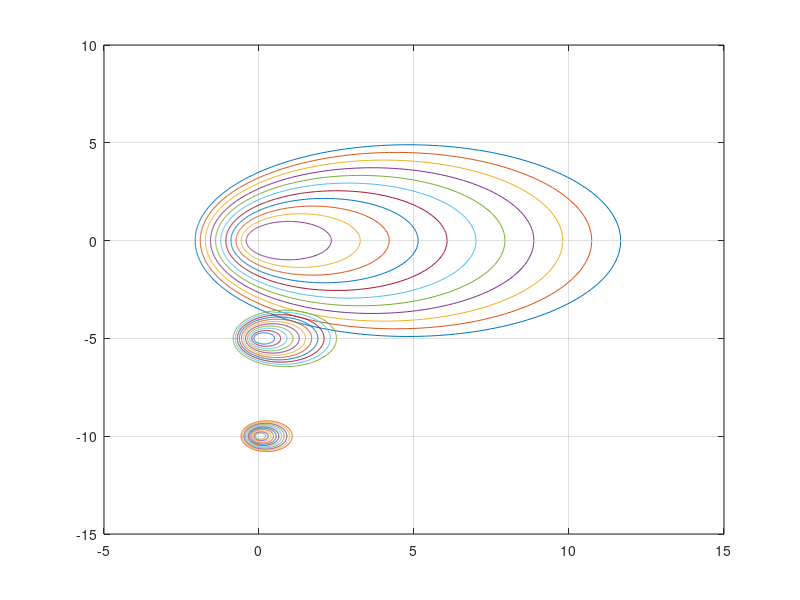

Source code (MATLAB):
clc
clear all
close all

for force = 0:1:10
    rho = -1 * (force/10 * (1-0.2)-1);
    for i = 1:1:361
        response(i) = (rho*10*0.7*0.5) / (1-0.7*cos((i-1) * 3.14 / 180.0));
        x_response(i) = response(i) * cos((i-1) * 3.14 / 180.0);
        y_response(i) = response(i) * sin((i-1) * 3.14 / 180.0);
    end
    plot(x_response,y_response)
    hold on
end

for force = 0:1:10
    rho = -1 * (force/10 * (1-0.2)-1);
    for i = 1:1:361
        response(i) = (rho*5*0.5*0.5) / (1-0.5*cos((i-1) * 3.14 / 180.0));
        x_response(i) = response(i) * cos((i-1) * 3.14 / 180.0);
        y_response(i) = response(i) * sin((i-1) * 3.14 / 180.0) - 5;
    end
    plot(x_response,y_response)
    hold on
end

for force = 0:1:10
    rho = -1 * (force/10 * (1-0.2)-1);
    for i = 1:1:361
        response(i) = (rho*5*0.3*0.5) / (1-0.3*cos((i-1) * 3.14 / 180.0));
        x_response(i) = response(i) * cos((i-1) * 3.14 / 180.0);
        y_response(i) = response(i) * sin((i-1) * 3.14 / 180.0) - 10;
    end
    plot(x_response,y_response)
    hold on
end

grid on

